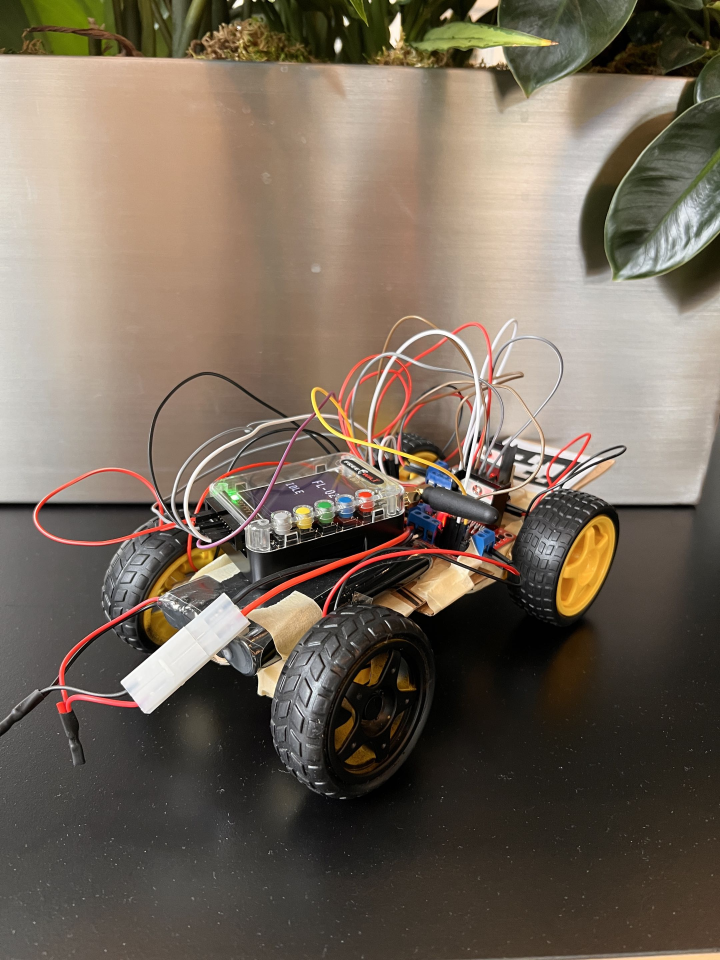
#> input picture pictures/1BEE1389-23C3-41F9-BE68-B126F60C57D5.jpg, 2160 x 2880 px, given in place of the camera (shown at 1/3 size)
$ python calib_auto.py   (older library calls are emulated)
#> lines starting #> are read from the running program, lines starting #| are printed output that depends on the picture
### edge/fleet_edge/localizer.py
"""Camera frame -> forklift poses in metres.

Pipeline: undistort -> detect AprilTags -> corner tags give a homography (pixels -> metres)
-> each forklift tag becomes (x, y, theta) -> smooth with a simple filter.
"""

from __future__ import annotations

import math
import time
from dataclasses import dataclass
from pathlib import Path

import cv2
import numpy as np

from . import config


@dataclass
class TagSighting:
    tag_id: int
    center_px: tuple[float, float]
    corners_px: np.ndarray       # 4x2, order: as returned by the detector
    heading_px: float            # tag "up" direction in image, radians


@dataclass
class ForkliftPose:
    forklift_id: str
    x: float
    y: float
    theta: float
    conf: float
    t: float                     # time.monotonic() when seen


def open_camera(index: int = config.CAMERA_INDEX) -> cv2.VideoCapture:
    """Open the webcam at CAMERA_WIDTH x CAMERA_HEIGHT.

    Asks for MJPG first: most USB webcams (the eMeet C950 included) only offer HD
    sizes as MJPG, and without this OpenCV silently falls back to 640x480."""
    cap = cv2.VideoCapture(index, cv2.CAP_V4L2) if hasattr(cv2, "CAP_V4L2") else cv2.VideoCapture(index)
    if not cap.isOpened():
        cap = cv2.VideoCapture(index)
    if not cap.isOpened():
        raise RuntimeError(f"cannot open camera {index}: wrong CAMERA_INDEX in config.py, "
                           "or another program (a preview window, ffplay, a video call) is using it")
    cap.set(cv2.CAP_PROP_FOURCC, cv2.VideoWriter_fourcc(*"MJPG"))
    cap.set(cv2.CAP_PROP_FRAME_WIDTH, config.CAMERA_WIDTH)
    cap.set(cv2.CAP_PROP_FRAME_HEIGHT, config.CAMERA_HEIGHT)
    if config.CAMERA_EXPOSURE is not None:
        # V4L2 backend: AUTO_EXPOSURE 1 = manual, 3 = auto (aperture priority).
        cap.set(cv2.CAP_PROP_AUTO_EXPOSURE, 1)
        cap.set(cv2.CAP_PROP_EXPOSURE, config.CAMERA_EXPOSURE)
        cap.set(cv2.CAP_PROP_GAIN, config.CAMERA_GAIN)
    else:
        cap.set(cv2.CAP_PROP_AUTO_EXPOSURE, 3)
    w, h = int(cap.get(cv2.CAP_PROP_FRAME_WIDTH)), int(cap.get(cv2.CAP_PROP_FRAME_HEIGHT))
    if (w, h) != (config.CAMERA_WIDTH, config.CAMERA_HEIGHT):
        print(f"[camera] asked for {config.CAMERA_WIDTH}x{config.CAMERA_HEIGHT}, got {w}x{h}")
    return cap


class Camera:
    """Webcam with optional undistortion from step2_calibrate."""

    # [17 lines left out: functions __init__, read, not called in this run]

    def close(self):
        self.cap.release()


class TagDetector:
    """Full-resolution detection, plus a half-resolution retry when an expected tag
    (corner or forklift) is missing. Measured: tag 13 with wires right up to its white
    border was missed at full resolution but decoded cleanly at half (margin 100); the
    clutter breaks the fine edge segmentation, the coarser pass smooths it over."""

    # [20 lines left out: functions __init__, detect, not called in this run]


class Localizer:
    """Turns tag sightings into forklift poses in world metres.

    Corner tags lie on the table, but the forklift's tag rides FORKLIFT_TAG_HEIGHT_M above
    it. A camera sees a raised tag from an angle, so mapping it as if it were on the table
    puts it too far from the point under the camera. With a lens calibration (K), the
    camera's position is found from how big each corner tag looks (distance = focal
    length x tag size / apparent size; four distances fix the position), and the raised
    tag is pulled toward the camera by similar triangles.

    Not solvePnP on the four corner-tag centres: with four coplanar points it has two
    near-equal answers and flipped between them frame to frame here ((414, 23, 645) vs
    (120, 289, 676) mm), which moved a 271 mm-high tag by up to ~17 cm. The size method
    gave (258, 135, 616) mm with 2.6 mm residuals, matching four equal-looking corner tags.
    """

    # [129 lines left out: functions __init__, update_homography, _camera_from_tag_sizes, _save_map, _load_map, to_world and 3 more, not called in this run]

### edge/fleet_edge/calib_auto.py
"""Hands-free lens calibration: no window, no key presses.

  uv run python -m fleet_edge.calib_auto              # up to 3 minutes, 25 views
  uv run python -m fleet_edge.calib_auto --views 30 --seconds 240

Hold the chessboard (CHESSBOARD_INNER in config.py) under the camera and keep moving it
slowly: all over the image (corners and edges too), near and far, and tilted 20-40
degrees in different directions. A view is kept automatically whenever the whole board
is visible somewhere new. Hold still for a moment at each spot (motion blur is rejected).

Writes edge/calibration/camera.npz (same file step2_calibrate writes) only if the
reprojection error is under --max-error (1.0 px), plus edge/calibration/coverage.jpg
showing where the kept views were and views.npz (the raw detections).
"""

from __future__ import annotations

import argparse
import time
from pathlib import Path

import cv2
import numpy as np

from . import config
from .localizer import open_camera

PATTERN = config.CHESSBOARD_INNER
SUBPIX = (cv2.TERM_CRITERIA_EPS + cv2.TERM_CRITERIA_MAX_ITER, 30, 0.001)


# [18 lines left out: functions describe, sharpness, not called in this run]


def main():
    ap = argparse.ArgumentParser()
    ap.add_argument("--views", type=int, default=25)
    ap.add_argument("--seconds", type=float, default=180)
    ap.add_argument("--min-sharpness", type=float, default=60.0)
    ap.add_argument("--max-error", type=float, default=1.0, help="don't save above this (px)")
    args = ap.parse_args()

    cap = open_camera()
    objp = np.zeros((PATTERN[0] * PATTERN[1], 3), np.float32)
    objp[:, :2] = np.mgrid[0:PATTERN[0], 0:PATTERN[1]].T.reshape(-1, 2)

    kept_desc, img_pts, kept_corners = [], [], []
    size = None
    t_end = time.time() + args.seconds
    last_keep = 0.0
    last_report = 0.0
    seen = blurry = 0
    print(f"[calib] looking for a {PATTERN[0]}x{PATTERN[1]} inner-corner board; "
          f"target {args.views} views, {args.seconds:.0f} s max", flush=True)

    while time.time() < t_end and len(img_pts) < args.views:
        ok, frame = cap.read()
#> frame is the input picture: shape (2880, 2160, 3); mean B, G, R 90.7, 104.5, 116.8
        if not ok:
            raise SystemExit("camera read failed")
        gray = cv2.cvtColor(frame, cv2.COLOR_BGR2GRAY)
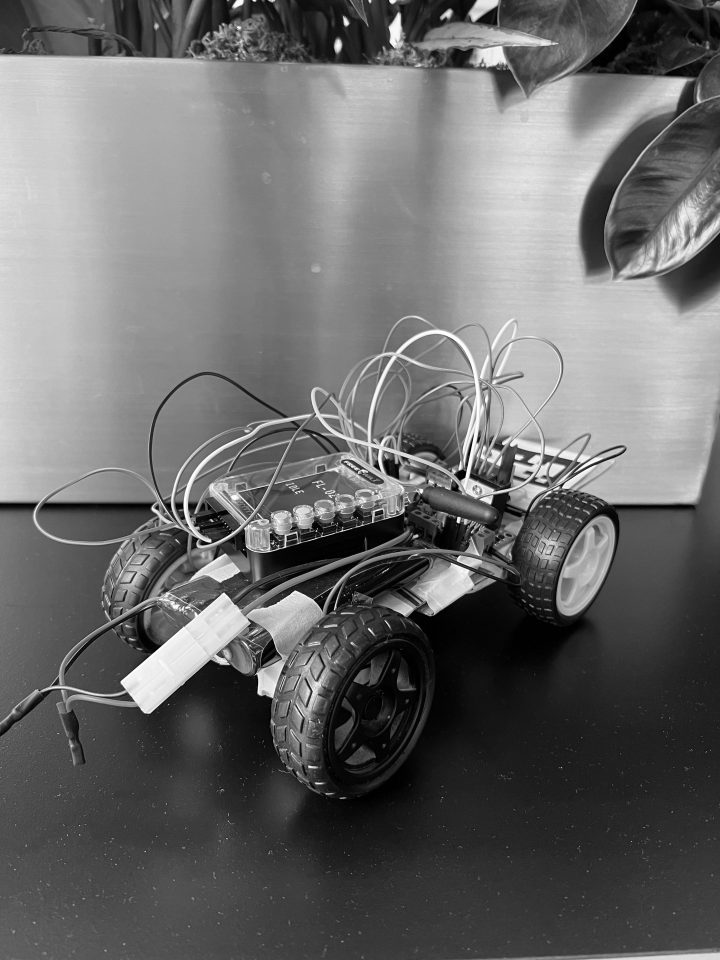
#> gray: shape (2880, 2160) (shown at 1/3 size); min 0, max 255, mean 106.6
        h, w = gray.shape
#> h = 2880; w = 2160
        size = (w, h)
#> size = (2160, 2880)

        # Detect on a half-size image (fast), refine on the full one (accurate).
        small = cv2.resize(gray, (w // 2, h // 2))
        found, corners = cv2.findChessboardCorners(
            small, PATTERN, cv2.CALIB_CB_ADAPTIVE_THRESH | cv2.CALIB_CB_NORMALIZE_IMAGE | cv2.CALIB_CB_FAST_CHECK)
#> found = False; corners = None
        now = time.time()
        if now - last_report > 5:
            last_report = now
            print(f"[calib] {len(img_pts)}/{args.views} kept, board seen in {seen} frames, "
                  f"{blurry} too blurry, {t_end - now:.0f} s left", flush=True)
        if not found:
            continue
        seen += 1
        corners = cv2.cornerSubPix(gray, corners * 2.0, (11, 11), (-1, -1), SUBPIX)
        if sharpness(gray, corners) < args.min_sharpness:
            blurry += 1
            continue
        d = describe(corners, w, h)
        novel = all(np.abs(d - k)[:3].max() > 0.08 or np.abs(d - k)[3:].max() > 0.06 for k in kept_desc)
        if not novel or now - last_keep < 0.7:
            continue
        kept_desc.append(d)
        img_pts.append(corners)
        kept_corners.append(corners)
        last_keep = now
        print(f"[calib] kept view {len(img_pts)}: centre=({d[0]:.2f},{d[1]:.2f}) "
              f"size={d[2]:.2f} tilt=({d[3]:+.2f},{d[4]:+.2f})", flush=True)

    cap.release()
    if len(img_pts) < 10:
        raise SystemExit(f"[calib] only {len(img_pts)} views (need 10+). Move the board around more and rerun.")

    out = Path(config.CALIBRATION_FILE)
    out.parent.mkdir(parents=True, exist_ok=True)
    np.savez(out.parent / "views.npz", corners=np.array(img_pts), desc=np.array(kept_desc),
             size=np.array(size), pattern=np.array(PATTERN))
    solve(img_pts, kept_desc, size, out, args.max_error)


# [50 lines left out: functions per_view_errors, solve, not called in this run]


if __name__ == "__main__":
    main()
